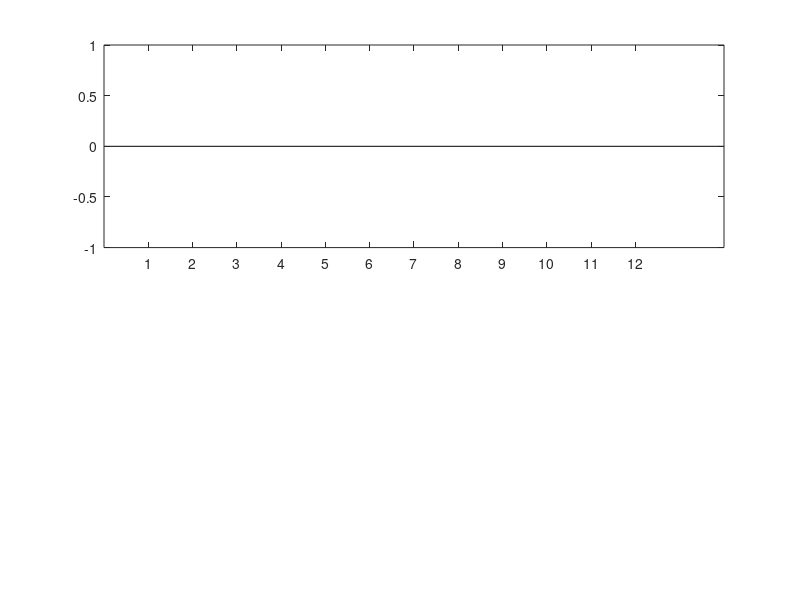

MATLAB code for this plot: (Note: this script raises an error after producing the figure.)
%Description:
%show the rainfall monthly, seasonal and yearly
% History:
% 2021.05.07 by zhangtc

mons = {'Jun.','Jul.','Aug.','Sept.','Oct.',...
    'Nov.','Dec.','Jan.','Feb.','Mar.','Apr.','May.'};

rainfall2019_2020 = zeros(366,1);
rainfall2019_2020mo = zeros(12,1);
rainfall2020_2021 = zeros(365,1);
rainfall2020_2021mo = zeros(12,1);
rainrate2019_2020 = zeros(366*1440,1);
rainrate2020_2021 = zeros(365*1440,1);

file_root = 'D:\DATA\OTTParsivel\nonQC2019-\';
file_day = dir([file_root,'*.h5']);

temp_time2019 = datenum(2019,5,31);
temp_time2020 = datenum(2020,5,31);

for fnum = 1 : length(file_day)
    fname = [file_root,file_day(fnum).name];
    rainrate = h5read(fname,'/RR');
    rainfall = sum(h5read(fname,'/RR'))./60;
    temp_t = datenum(fix(str2double(file_day(fnum).name(1:4))),...
        fix(str2double(file_day(fnum).name(5:6))),...
        fix(str2double(file_day(fnum).name(7:8))));
    
    temp_day = temp_t - temp_time2019;
    
    if   temp_day >0
        if temp_day < 367
            rainfall2019_2020(temp_day) = rainfall;
            dt_mon = (fix(str2double(file_day(fnum).name(1:4)))-2019)*12 +...
                fix(str2double(file_day(fnum).name(5:6))) - 5;
            rainfall2019_2020mo(dt_mon) = rainfall2019_2020mo(dt_mon) + rainfall;
            rainrate2019_2020((temp_day-1)*1440+1:temp_day*1440) = rainrate;
        else
            if temp_day < 732
                temp_day = temp_t - temp_time2020;
                rainfall2020_2021(temp_day) = rainfall;
                dt_mon = (fix(str2double(file_day(fnum).name(1:4)))-2020)*12 +...
                    fix(str2double(file_day(fnum).name(5:6))) - 5;
                rainfall2020_2021mo(dt_mon) = rainfall2020_2021mo(dt_mon) + rainfall;
                rainrate2020_2021((temp_day-1)*1440+1:temp_day*1440) = rainrate;
            end
        end
    end
end

classtags = ["light-rain days2019";"Moderate-rain days2019";"Heavy-rain days2019";...
    "Rainstorm days2019";"Torrential-rain days2019";...
    "Rainfall of light-rain2019";"Rainfall of Moderate-rain2019";"Rainfall of Heavy-rain2019";...
    "Rainfall of Rainstorm2019";"Rainfall of Torrential-rain2019";...
    "light-rain days2019perc";"Moderate-rain days2019perc";"Heavy-rain days2019perc";...
    "Rainstorm days2019perc";"Torrential-rain days2019perc";...
    "Rainfall of light-rain2019perc";"Rainfall of Moderate-rain2019perc";"Rainfall of Heavy-rain2019perc";...
    "Rainfall of Rainstorm2019perc";"Rainfall of Torrential-rain2019perc";...
    "Raindays2019";"Total rainfall2019";...
    "light-rain days2020";"Moderate-rain days2020";"Heavy-rain days2020";...
    "Rainstorm days2020";"Torrential-rain days2020";...
    "Rainfall of light-rain2020";"Rainfall of Moderate-rain2020";"Rainfall of Heavy-rain2020";...
    "Rainfall of Rainstorm2020";"Rainfall of Torrential-rain2020";...
    "light-rain days2020perc";"Moderate-rain days2020perc";"Heavy-rain days2020perc";...
    "Rainstorm days2020perc";"Torrential-rain days2020perc";...
    "Rainfall of light-rain2020perc";"Rainfall of Moderate-rain2020perc";"Rainfall of Heavy-rain2020perc";...
    "Rainfall of Rainstorm2020perc";"Rainfall of Torrential-rain2020perc";...
    "Raindays2019";"Total rainfall2019";...
    
    ];

save('D:\DATA\Parsivel_temporary\Rainfall_data_non.mat',...
    'rainfall2019_2020','rainfall2019_2020mo',...
    'rainfall2020_2021','rainfall2020_2021mo',...
    'rainrate2019_2020','rainrate2020_2021');
save('E:\DATA\Parsivel_temporary\Rainfall_data_non.mat',...
    'rainfall2019_2020','rainfall2019_2020mo',...
    'rainfall2020_2021','rainfall2020_2021mo',...
    'rainrate2019_2020','rainrate2020_2021');
clear

%%
%monthly rainfall
load('D:\DATA\Parsivel_temporary\Rainfall_data_non.mat',...
    'rainfall2019_2020mo', 'rainfall2020_2021mo');

figure;
ax1 = subplot(2,1,1);
b1 = bar(rainfall2019_2020mo,0.5);
b1.FaceColor = [0 0.75 1];
b1.EdgeColor = [0 0.75 1];
ax1.FontSize = 10;
ax1.TickLength = [0.005 0.005];
ax1.LineWidth = 1.2;
ax1.XLim = [0.5 12.5];
ax1.XTick = 1:1:12;
ax1.XTickLabel = {'Jun.','Jul.','Aug.','Sept.','Oct.',...
    'Nov.','Dec.','Jan.','Feb.','Mar.','Apr.','May.'};
ax1.YLabel.String = 'Rainfall(mm)';
ax1.YLim = [0 300];
title({'Monthly Rainfall','2019.06 - 2020.05'});
for num1 = 1:12
    text(num1-0.7,rainfall2019_2020mo(num1)+30,sprintf('%8.1f',rainfall2019_2020mo(num1)));
end


ax2 = subplot(2,1,2);
b2 = bar(rainfall2020_2021mo,0.5);
b2.FaceColor = [0 0.75 1];
b2.EdgeColor = [0 0.75 1];
ax2.FontSize = 10;
ax2.TickLength = [0.005 0.005];
ax2.LineWidth = 1.2;
ax2.XLim = [0.5 12.5];
ax2.XTick = 1:1:12;
ax2.XTickLabel = {'Jun.','Jul.','Aug.','Sept.','Oct.',...
    'Nov.','Dec.','Jan.','Feb.','Mar.','Apr.','May.'};
ax2.YLabel.String = 'Rainfall(mm)';
ax2.YLim = [0 600];
ax2.YTick = 0:100:600;
title({'Monthly Rainfall','2020.06 - 2021.05'});
for num1 = 1:12
    text(num1-0.7,rainfall2020_2021mo(num1)+50,sprintf('%8.1f',rainfall2020_2021mo(num1)));
end

set(gcf,'Position',[1,1,600,400]);
savename = ['D:\DATA\OTTParsivel\Pictures\new\','Monthly Rainfall_non.png'];
saveas(gcf,savename);
saveas(gcf,['E:\DATA\OTTParsivel\Pictures\new\','Monthly Rainfall_non.png']);

%%
%daily rainfall
load('D:\DATA\Parsivel_temporary\Rainfall_data_non.mat',...
    'rainfall2019_2020', 'rainfall2020_2021');

figure;
ax1 = subplot(2,1,1);
b1 = bar(1:1:366,rainfall2019_2020);
b1.FaceColor = [0 0.75 1];
ax1.FontSize = 10;
ax1.TickLength = [0.005 0.005];
ax1.LineWidth = 1.2;
ax1.XLim = [0 366];
ax1.XTick = 15:30:366;
ax1.XTickLabel = {'Jun.','Jul.','Aug.','Sept.','Oct.',...
    'Nov.','Dec.','Jan.','Feb.','Mar.','Apr.','May.'};
ax1.XMinorTick = 'on';
ax1.YLabel.String = 'Rainfall(mm)';
ax1.YLim = [0 80];
ax1.YTick = 0:20:80;
title({'Daily Rainfall','2019.06 - 2020.05'});
line([0 366],[10 10],'Color',[0.6 0.6 0.6],'LineStyle','--','LineWidth',0.2);
line([0 366],[25 25],'Color',[0.6 0.6 0.6],'LineStyle','--','LineWidth',0.2);
line([0 366],[50 50],'Color',[0.6 0.6 0.6],'LineStyle','--','LineWidth',0.2);

ax2 = subplot(2,1,2);
b2 = bar(1:1:365,rainfall2020_2021);
b2.FaceColor = [0 0.75 1];
ax2.FontSize = 10;
ax2.TickLength = [0.005 0.005];
ax2.LineWidth = 1.2;
ax2.XLim = [0 365];
ax2.XTick = 15:30:365;
ax2.XTickLabel = {'Jun.','Jul.','Aug.','Sept.','Oct.',...
    'Nov.','Dec.','Jan.','Feb.','Mar.','Apr.','May.'};
ax2.XMinorTick = 'on';
ax2.YLabel.String = 'Rainfall(mm)';
ax2.YLim = [0 120];
ax2.YTick = 0:20:120;
title({'Daily Rainfall','2020.06 - 2021.05'});
line([0 366],[10 10],'Color',[0.6 0.6 0.6],'LineStyle','--','LineWidth',0.5);
line([0 366],[25 25],'Color',[0.6 0.6 0.6],'LineStyle','--','LineWidth',0.5);
line([0 366],[50 50],'Color',[0.6 0.6 0.6],'LineStyle','--','LineWidth',0.5);
line([0 366],[100 100],'Color',[0.6 0.6 0.6],'LineStyle','--','LineWidth',0.5);

set(gcf,'Position',[1,1,600,400]);
savename = ['D:\DATA\OTTParsivel\Pictures\new\','Daily Rainfall-non.png'];
saveas(gcf,savename);
saveas(gcf,['E:\DATA\OTTParsivel\Pictures\new\','Daily Rainfall-non.png']);
%%
%rainrate
load('D:\DATA\Parsivel_temporary\Rainfall_data_non.mat',...
    'rainrate2019_2020', 'rainrate2020_2021');

figure;
ax1 = subplot(2,1,1);
b1 = plot(1:1:length(rainrate2019_2020),rainrate2019_2020,'Color',[0 0.75 1]);
ax1.FontSize = 10;
ax1.TickLength = [0.005 0.005];
ax1.LineWidth = 1.2;
ax1.XLim = [0 length(rainrate2019_2020)];
ax1.XTick = 15*1440:30*1440:366*1440;
ax1.XTickLabel = {'Jun.','Jul.','Aug.','Sept.','Oct.',...
    'Nov.','Dec.','Jan.','Feb.','Mar.','Apr.','May.'};
ax1.XLim = [0 length(rainrate2019_2020)];
ax1.XMinorTick = 'on';
ax1.YLabel.String = 'Rainrate(mm\cdoth^{-1})';
ax1.YLim = [0 200];
ax1.YTick = 0:50:200;
title({'Rainrate per minute','2019.06 - 2020.05'});

ax2 = subplot(2,1,2);
b2 = plot(1:1:length(rainrate2020_2021),rainrate2020_2021,'Color',[0 0.75 1]);
ax2.FontSize = 10;
ax2.TickLength = [0.005 0.005];
ax2.LineWidth = 1.2;
ax2.XLim = [0 length(rainrate2020_2021)];
ax2.XTick = 15*1440:30*1440:365*1440;
ax2.XTickLabel = {'Jun.','Jul.','Aug.','Sept.','Oct.',...
    'Nov.','Dec.','Jan.','Feb.','Mar.','Apr.','May.'};
ax2.XMinorTick = 'on';
ax2.YLabel.String = 'Rainrate(mm\cdoth^{-1})';
ax2.YLim = [0 200];
ax2.YTick = 0:50:200;
title({'Rainrate per minute','2020.06 - 2021.05'});

set(gcf,'Position',[1,1,600,400]);
savename = ['D:\DATA\OTTParsivel\Pictures\new\','Rainrate-non.png'];
saveas(gcf,savename);
saveas(gcf,['E:\DATA\OTTParsivel\Pictures\new\','Rainrate-non.png']);
